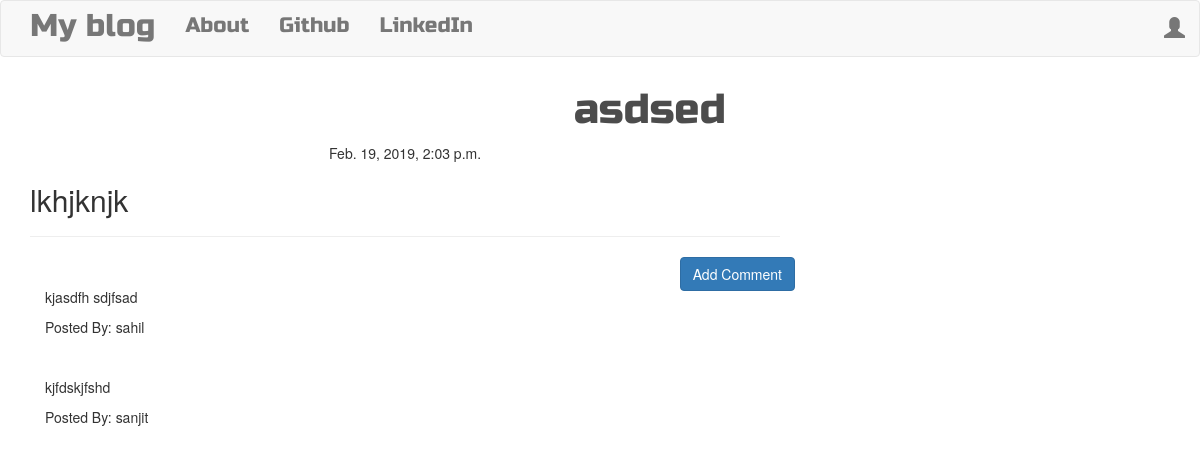
The app's page /post/1/ with its own data.
### blog/models.py (models this page shows, shortened)
class Post(models.Model):
	author=models.ForeignKey('auth.User',on_delete=models.CASCADE)
	title=models.CharField(max_length=200)
	text=models.TextField()
	created_date=models.DateTimeField(default=timezone.now)
	published_date=models.DateTimeField(blank=True,null=True)

class Comment(models.Model):
	post=models.ForeignKey('blog.Post',related_name='comments',on_delete=models.CASCADE)
	author=models.CharField(max_length=200)
	text=models.TextField()
	create_date=models.DateTimeField(default=timezone.now)
	approved_comment=models.BooleanField(default=False)

### blog/views.py (the view)
# urls.py: path('post/<pk>/',views.PostDetailView.as_view(),name='post_detail'),
class PostDetailView(DetailView):
	model=Post

### templates/blog/post_detail.html (shortened to what this page needs)
{%extends 'blog/base.html'%}
{%block content%}
<h1 class="posttitle">{{post.title}}</h1>
{%if post.published_date %}
	<div class="date postdate">
		{{post.published_date}}
	</div>
{%else%}
	<a href="{%url 'post_publish' pk=post.pk %}" class="btn btn-default">Publish</a>
{%endif%}
<p class="postcontent">
	{{post.text|safe|linebreaksbr}}
</p>
<hr>
<a href="{%url 'add_comment_to_post' pk=post.pk%}" class="btn btn-primary btn-comment">Add Comment</a>
<div class="container">
	{%for comment in post.comments.all%}
		<br>
		{%if user.is_authenticated or comment.approved_comment%}
			<p>
				{{comment.text|safe|linebreaks}}
			</p>
			<p>
				Posted By: {{comment.author}}
			</p>
		{%endif%}
		{%empty%}
		<p>No comment</p>
	{%endfor%}
</div>
{%endblock%}

### static/blog/css/blog.css (style rules this page uses)
h1 { font-family: Oak,sans-serif; color: rgba(0,0,0,0.7); position:relative; top:calc(50% - 80px); left:calc(50% - 130px); }
.postdate { text-align: center; }
.posttitle { font-family: 'Russo One',sans-serif; font-size: 3em; text-align: center; }
.postcontent { font-family: 'Montserrat'; font-size: 1.5em; }
.btn-comment { position: absolute; right: 0px; }

### records on screen
Post: title "asdsed", published_date "Feb. 19, 2019, 2:03 p.m.", text "lkhjknjk"
Comment: text "kjasdfh sdjfsad", author "sahil"
Comment: text "kjfdskjfshd", author "sanjit"
